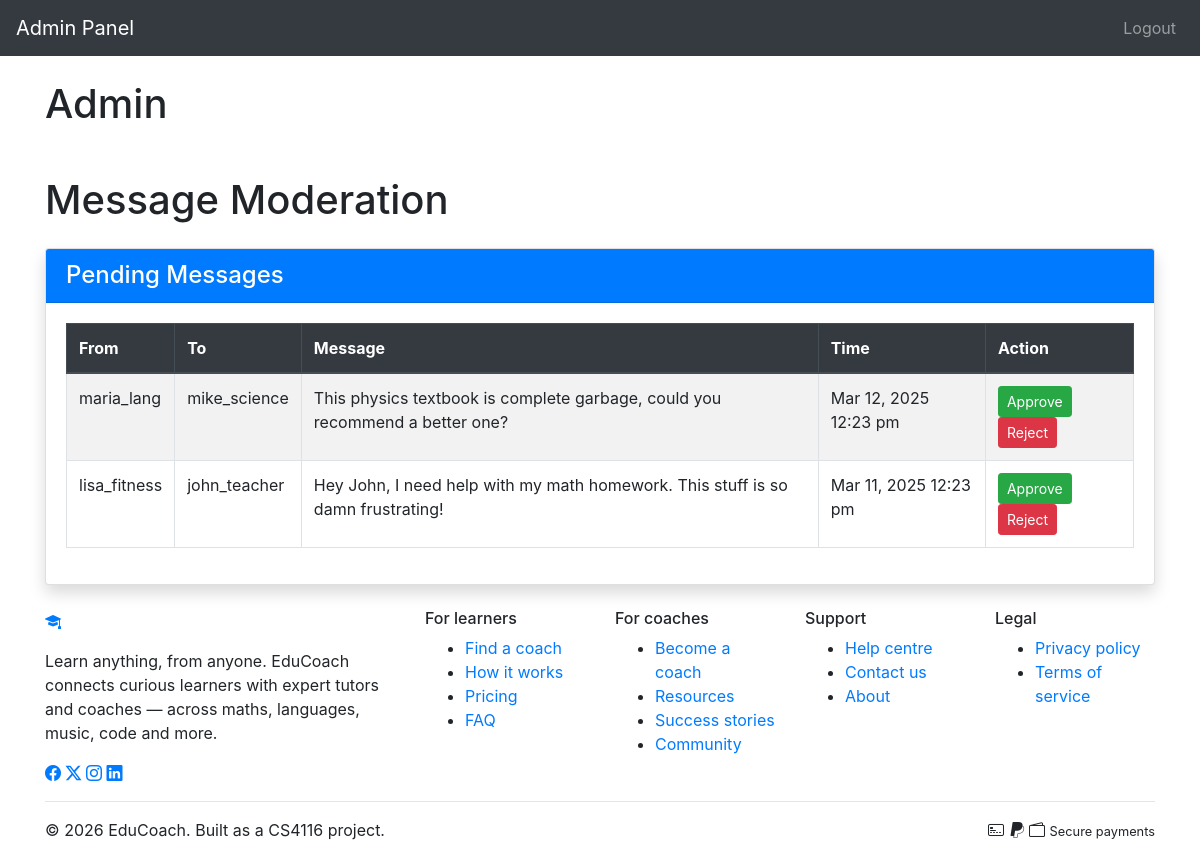
Screenshot of /pages/message-moderation.php (signed in) with the database file from the repository.
### tables this page shows
CREATE TABLE IF NOT EXISTS Messages (
    message_id INT PRIMARY KEY AUTO_INCREMENT,
    sender_id INT,
    receiver_id INT,
    inquiry_id INT,
    content TEXT,
    created_at TIMESTAMP DEFAULT CURRENT_TIMESTAMP,
    is_read BOOLEAN DEFAULT FALSE,
    status ENUM('pending', 'approved', 'rejected') DEFAULT 'approved'
);

CREATE TABLE IF NOT EXISTS Users (
    user_id INT PRIMARY KEY AUTO_INCREMENT,
    username VARCHAR(50) NOT NULL,
    email VARCHAR(100) NOT NULL UNIQUE,
    password_hash VARCHAR(255) NOT NULL,
    user_type ENUM('regular', 'business', 'admin') DEFAULT 'regular',
    profile_image VARCHAR(255),
    bio TEXT,
    created_at TIMESTAMP DEFAULT CURRENT_TIMESTAMP,
    is_banned BOOLEAN DEFAULT FALSE,
    reset_token VARCHAR(64) DEFAULT NULL,
    reset_expires DATETIME DEFAULT NULL,
    last_login DATETIME DEFAULT NULL
);

### pages/message-moderation.php (the view, shortened to what this page needs)
<?php
require __DIR__ . '/../includes/db_connection.php';
try {
    $stmt = $pdo->prepare("
        SELECT m.*,
               sender.username as sender_name,
               receiver.username as receiver_name
        FROM Messages m
        JOIN Users sender ON m.sender_id = sender.user_id
        JOIN Users receiver ON m.receiver_id = receiver.user_id
        WHERE m.status = 'pending'
        ORDER BY m.created_at DESC
    ");
    $stmt->execute();
    $pending_messages = $stmt->fetchAll(PDO::FETCH_ASSOC);
} catch (PDOException $e) {
    $error = 'Database error: ' . $e->getMessage();
}
include __DIR__ . '/../includes/admin-header.php';
?>
<div class="container mt-5">
    <div class="row">
        <div class="col-md-12">
            <h1 class="mb-4">Message Moderation</h1>
        </div>
    </div>
    <div class="row">
        <div class="col-md-12">
            <div class="card shadow mb-4">
                <div class="card-header bg-primary text-white">
                    <h4 class="mb-0">Pending Messages</h4>
                </div>
                <div class="card-body">
                    <table class="table table-striped table-bordered">
                        <thead class="thead-dark">
                            <tr>
                                <th>From</th>
                                <th>To</th>
                                <th>Message</th>
                                <th>Time</th>
                                <th>Action</th>
                            </tr>
                        </thead>
                        <tbody>
                            <?php if (count($pending_messages) > 0): ?>
                                <?php foreach ($pending_messages as $message): ?>
                                    <tr>
                                        <td><?= htmlspecialchars($message['sender_name']) ?></td>
                                        <td><?= htmlspecialchars($message['receiver_name']) ?></td>
                                        <td><?= htmlspecialchars($message['content']) ?></td>
                                        <td><?= date('M j, Y g:i a', strtotime($message['created_at'])) ?></td>
                                        <td>
                                            <form method="post" action="moderate-message.php" class="d-inline">
                                                <button type="submit" name="action" value="approve" class="btn btn-sm btn-success">Approve</button>
                                                <button type="submit" name="action" value="reject" class="btn btn-sm btn-danger">Reject</button>
                                            </form>
                                        </td>
                                    </tr>
                                <?php endforeach; ?>
                            <?php else: ?>
                                <tr>
                                    <td colspan="5" class="text-center">No pending messages</td>
                                </tr>
                            <?php endif; ?>
                        </tbody>
                    </table>
                </div>
            </div>
        </div>
    </div>
</div>
<?php include __DIR__ . '/../includes/footer.php'; ?>

### rows the page displays
messages: sender.username "maria_lang", receiver.username "mike_science", content "This physics textbook is complete garbage, could you recommend a better one?", created_at "Mar 12, 2025 12:23 pm"
messages: sender.username "lisa_fitness", receiver.username "john_teacher", content "Hey John, I need help with my math homework. This stuff is so damn frustrating!", created_at "Mar 11, 2025 12:23 pm"
